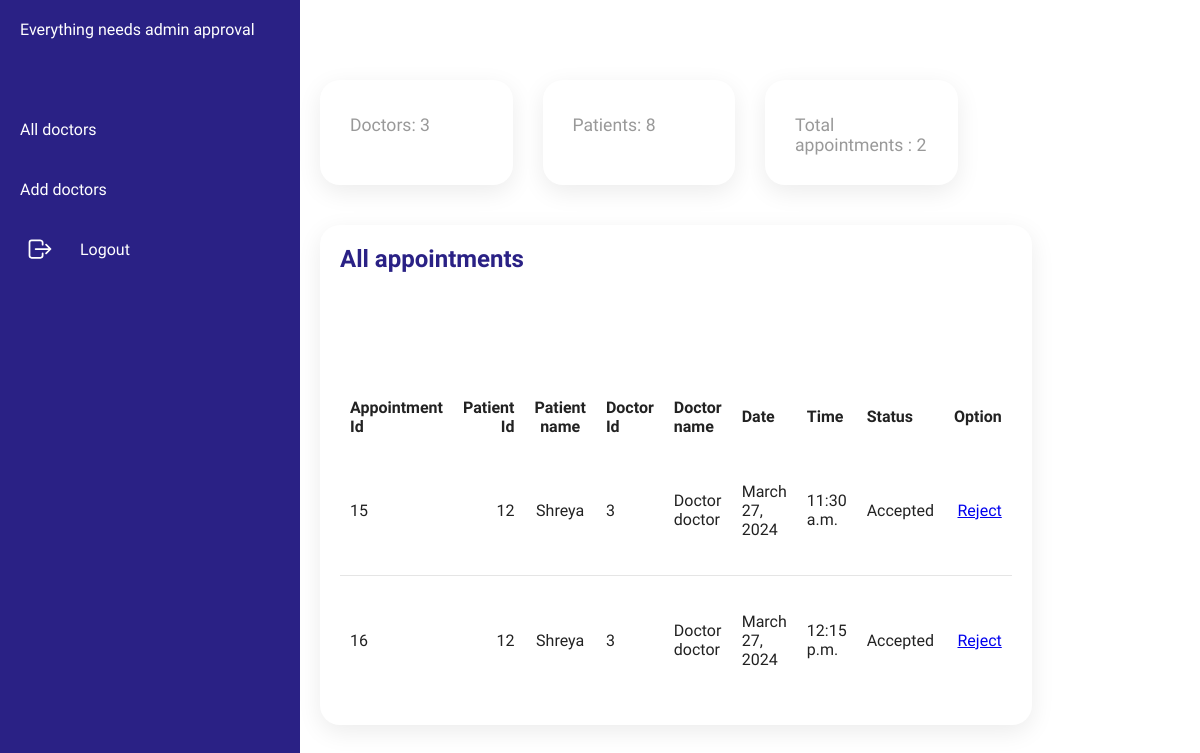
Before: /adminhome/ with the older database file.
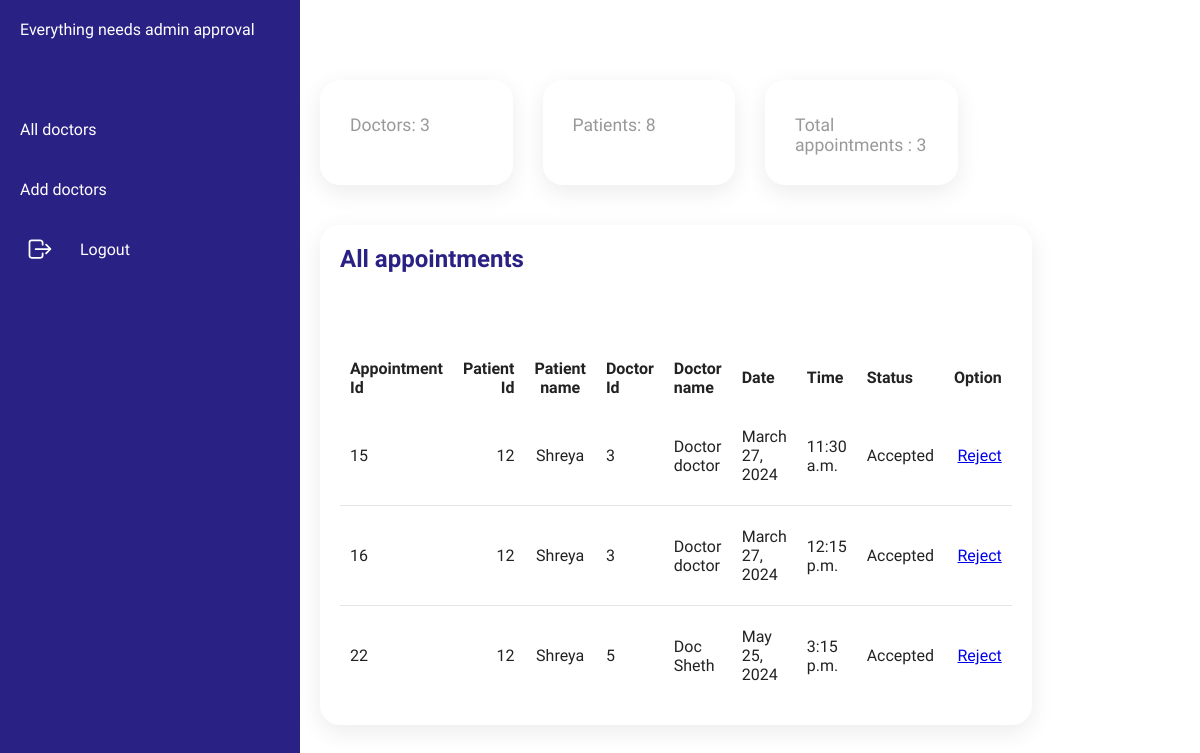
After: the same page with the newer database file.
### ODBS/models.py (models this page shows, shortened)
class appointment(models.Model):
    appid=models.BigAutoField(primary_key=True)
    patid=models.ForeignKey(Patient,on_delete=models.CASCADE,null=True)
    docid=models.ForeignKey(Doctor,on_delete=models.CASCADE,null=True)
    date=models.DateField(max_length=50,null=True)
    starttime=models.TimeField(max_length=50,null=True)
    status=models.CharField(max_length=50,default="Pending")

class Patient(models.Model):
    user=models.ForeignKey(User,on_delete=models.CASCADE)
    patid=models.BigAutoField(primary_key=True)
    gender=models.CharField(max_length=10, default="Male")
    address=models.CharField(max_length=50,null=True)
    age=models.CharField(max_length=10,null=True)
    contactno=models.CharField(max_length=10,null=True)
    bloodgroup=models.CharField(max_length=50,null=True)
    docid=models.ForeignKey(Doctor,on_delete=models.CASCADE,null=True)
    def __str__(self):
        return str(self.pk)

class Doctor(models.Model):
    user=models.ForeignKey(User,on_delete=models.CASCADE)
    docid=models.BigAutoField(primary_key=True)
    contactno=models.CharField(max_length=50,null=True)
    qualification=models.CharField(max_length=50,null=True)
    specialist=models.CharField(max_length=50,null=True)
    day1=models.CharField(max_length=10,null=True)
    day2=models.CharField(max_length=10,null=True)
    day3=models.CharField(max_length=10,null=True)
    time1=models.CharField(max_length=10,null=True)
    time2=models.CharField(max_length=10,null=True)
    time3=models.CharField(max_length=10,null=True)
    dept=models.CharField(max_length=10,null=True)
    def __str__(self):
        return str(self.pk)

### ODBS/views.py (the view)
# urls.py: path('adminhome/', adminhome,name="adminhome"),
def adminhome(request):
    app=appointment.objects.all()
    pat=Patient.objects.all()
    doc=Doctor.objects.all()
    doccount=doc.count()
    patcount=pat.count()
    appointmentcount=appointment.objects.all().count()
    return render(request,"adminhome.html",locals())

### ODBS/Templates/adminhome.html (shortened to what this page needs)
{% load static %}
<!DOCTYPE html>
<html lang="en">
<head>
    <link rel="stylesheet" href="/static/css/admin_approval2.css">
</head>
<body>
    <div class="container">
        <div class="navigation">
            <ul>
                <li>
                    <a href="#">
                        <span class="title">Everything needs admin approval</span>
                    </a>
                </li>
                <li>
                    <a href="/viewalldoctor">
                        <span class="title">All doctors</span>
                    </a>
                </li>
                <li>
                    <a href="/adddoctor">
                        <span class="title">Add doctors</span>
                    </a>
                </li>
                <li>
                    <a href="/adminlogout" onclick="return confirm('Are you sure you want to Logout? click on ok to continue.');">
                        <span class="icon">
                            <ion-icon name="log-out-outline"></ion-icon>
                        </span>
                        <span class="title"> Logout</span>
                    </a>
                </li>
            </ul>
        </div>
        <div class="main">
            <div class="topbar">
                <div class="user">
                </div>
            </div>
            <div class="cardBox">
                <div class="card">
                    <div>
                        <div class="cardName">Doctors: {{doccount}}</div>
                    </div>
                </div>
                <div class="card">
                    <div>
                        <div class="cardName">Patients: {{patcount}}
                        </div>
                    </div>
                </div>
                <div class="card">
                    <div>
                        <div class="cardName">Total appointments : {{appointmentcount}}</div>
                    </div>
                </div>
            </div>
            <div class="details">
                <div class="recentOrders">
                    <div class="cardHeader">
                        <h2>All appointments</h2>
                    </div>
                    <table id="example">
                        <thead>
                                <tr>
                                    <td>Appointment Id</td>
                                    <td>Patient Id</td>
                                    <td>Patient name</td>
                                    <td>Doctor Id</td>
                                    <td>Doctor name</td>
                                    <td>Date</td>
                                    <td>Time</td>
                                    <td>Status</td>
                                    <td>Option</td>
                                </tr>
                            </thead>
                            <tbody>
                                {% for i in app%}
                                <tr>
                                    <td>{{i.appid}}</td>
                                    <td>{{i.patid}}</td>
                                    <td>{{i.patid.user.first_name}} {{i.patid.user.last_name}}</td>
                                    <td>{{i.docid}}</td>
                                    <td>{{i.docid.user.first_name}} {{i.docid.user.last_name}}</td>
                                    <td>{{i.date}}</td>
                                    <td>{{i.starttime}}</td>
                                    <td>{{i.status}}</td>
                                    <td style="color:#2aafe8"><a href="/rejectappointment/{{i.appid}}" class="btn">Reject</a></td>
                                </tr>
                                {% endfor %}
                            </tbody>
                    </table>
                </div>
                </div>
            </div>
        </div>
</body>
</html>

Changed rows visible on the page:
added appointment: appid "22", patid "12", patid.user.first_name "Shreya", docid "5", docid.user.first_name "Doc", docid.user.last_name "Sheth", date "May 25, 2024", starttime "3:15 p.m.", status "Accepted"
Other visible differences:
{{ appointmentcount }}: "2" → "3"
